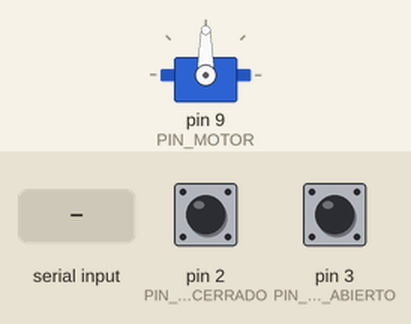
The sketch below on a simulated Arduino Uno, built with avr-gcc and run on an emulated ATmega328P. Shown: servo. Inputs (shaded band) come from the test bench; at power-on: pin 3 (PIN_SW_ABIERTO) HIGH, pin 2 (PIN_SW_CERRADO) HIGH. What the sketch prints to the serial monitor is not drawn.

Above: at 1.2 s.
1.3 s: "OPEN\n" received over the second serial link
At 2.5 s:
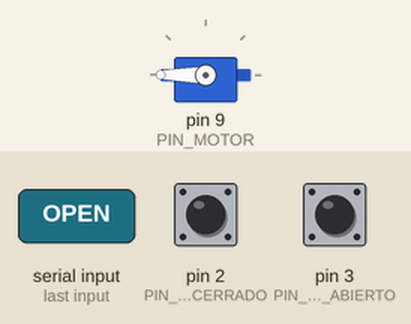
3.0 s: pin 3 (PIN_SW_ABIERTO) pulled LOW for 0.15 s
At 4.2 s:
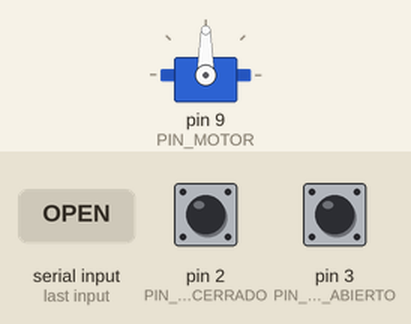
4.6 s: "CLOSE\n" received over the second serial link
At 6.0 s:
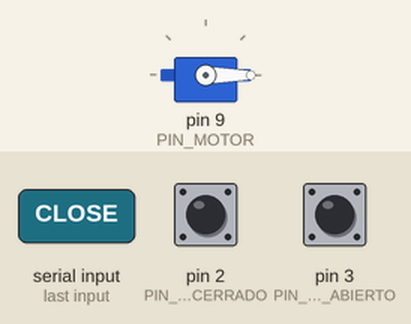
6.3 s: pin 2 (PIN_SW_CERRADO) pulled LOW for 0.15 s
At 6.8 s:
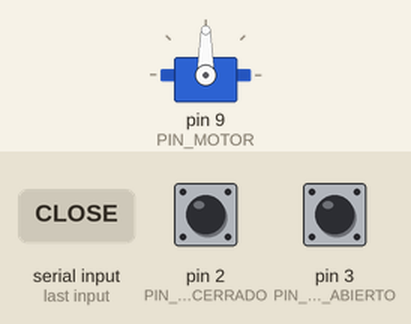
Timing chart, 0 to 8.9 s (numbered marks = the images above; inputs shaded):
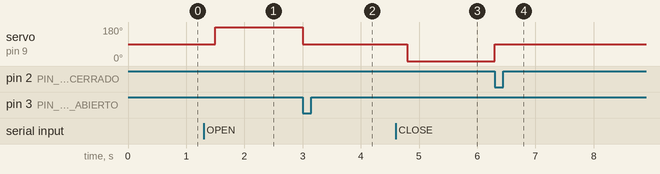

Measured:
- after the input at 1.3 s, servo on pin 9 (PIN_MOTOR): 90° → 180° after 0.20 s
- after the input at 3.0 s, servo on pin 9 (PIN_MOTOR): 180° → 90° at once
- after the input at 4.6 s, servo on pin 9 (PIN_MOTOR): 90° → 0° after 0.20 s
- after the input at 6.3 s, servo on pin 9 (PIN_MOTOR): 0° → 90° at once

The sketch:

arduino_entrada_izquierdo.ino
```cpp
/*
 * Smart Portium — Arduino UNO #1
 * PORTÓN ENTRADA (Izquierdo) — MOT-100
 *
 * Conexión ESP32:
 *   Pin 10 (RX) ← ESP32 GPIO17 (TX)
 *   Pin 11 (TX) → ESP32 GPIO16 (RX)
 *
 * Microswitches:
 *   Pin 2 = SW_CERRADO (INPUT_PULLUP, NO)
 *   Pin 3 = SW_ABIERTO  (INPUT_PULLUP, NO)
 *
 * Motor MOT-100 (izquierdo):
 *   write(180) = abrir
 *   write(0)   = cerrar
 *   write(90)  = detener
 */

#include <SoftwareSerial.h>
#include <Servo.h>

SoftwareSerial espSerial(10, 11); // RX, TX
Servo motor;

#define PIN_MOTOR      9
#define PIN_SW_CERRADO 2
#define PIN_SW_ABIERTO 3

#define TIMEOUT_MOTOR  15000  // 15s máximo de movimiento
#define TIEMPO_ABIERTO 25000  // 25s antes de auto-cerrar

// Estados
#define CERRADO  0
#define ABRIENDO 1
#define ABIERTO  2
#define CERRANDO 3

int estado = CERRADO;
unsigned long tiempoAbierto = 0;

bool swCerradoActivo() { return digitalRead(PIN_SW_CERRADO) == LOW; }
bool swAbiertoActivo()  { return digitalRead(PIN_SW_ABIERTO)  == LOW; }

void motorAbrir()   { motor.write(180); }
void motorCerrar()  { motor.write(0);   }
void motorDetener() { motor.write(90);  }

void enviarStatus(const char* s) {
  for (int i = 0; i < 3; i++) {
    espSerial.print("STATUS:");
    espSerial.println(s);
    delay(50);
  }
}

void abrir() {
  if (estado == ABIERTO || estado == ABRIENDO) return;
  estado = ABRIENDO;
  enviarStatus("OPENING");
  motorAbrir();
  unsigned long t = millis();
  while (!swAbiertoActivo()) {
    if (millis() - t > TIMEOUT_MOTOR) break;
    delay(10);
  }
  motorDetener();
  estado = ABIERTO;
  tiempoAbierto = millis();
  enviarStatus("OPEN");
}

void cerrar() {
  if (estado == CERRADO || estado == CERRANDO) return;
  estado = CERRANDO;
  enviarStatus("CLOSING");
  motorCerrar();
  unsigned long t = millis();
  while (!swCerradoActivo()) {
    if (millis() - t > TIMEOUT_MOTOR) break;
    delay(10);
  }
  motorDetener();
  estado = CERRADO;
  enviarStatus("CLOSED");
}

void leerComando() {
  if (!espSerial.available()) return;
  String cmd = espSerial.readStringUntil('\n');
  cmd.trim();
  if      (cmd == "OPEN")   abrir();
  else if (cmd == "CLOSE")  cerrar();
  else if (cmd == "STATUS") {
    if      (estado == CERRADO)  enviarStatus("CLOSED");
    else if (estado == ABIERTO)  enviarStatus("OPEN");
    else if (estado == ABRIENDO) enviarStatus("OPENING");
    else if (estado == CERRANDO) enviarStatus("CLOSING");
  }
}

void setup() {
  Serial.begin(9600);
  espSerial.begin(9600);
  motor.attach(PIN_MOTOR);
  motorDetener();
  pinMode(PIN_SW_CERRADO, INPUT_PULLUP);
  pinMode(PIN_SW_ABIERTO, INPUT_PULLUP);
  // Estado inicial
  if (swCerradoActivo()) estado = CERRADO;
  else if (swAbiertoActivo()) estado = ABIERTO;
  else estado = CERRADO;
  Serial.println("Arduino Entrada (Izquierdo) listo");
}

void loop() {
  leerComando();
  // Auto-cerrar después de TIEMPO_ABIERTO
  if (estado == ABIERTO && millis() - tiempoAbierto > TIEMPO_ABIERTO) {
    Serial.println("Auto-cerrando...");
    cerrar();
  }
}
```
